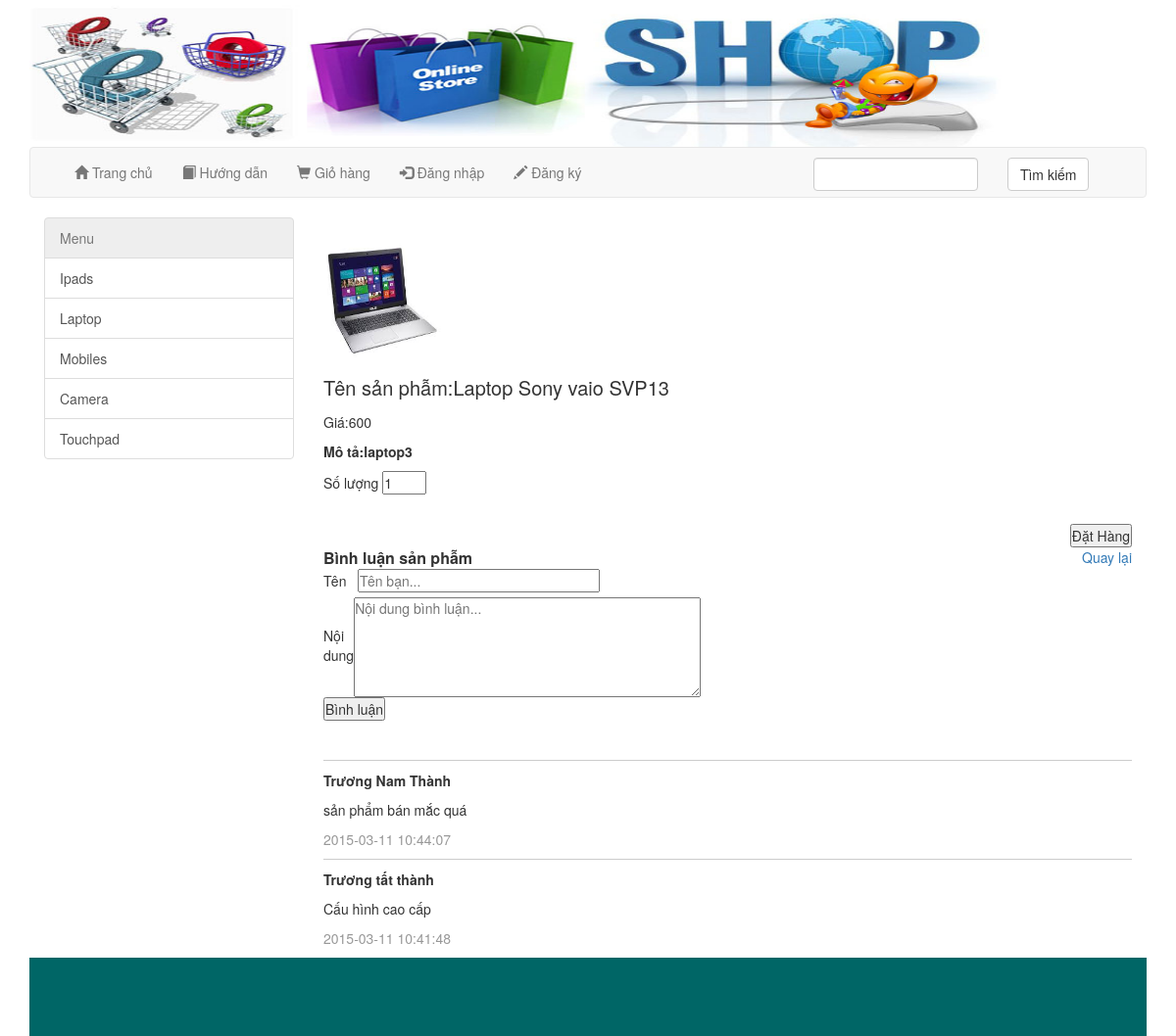
The app's page /index.php?xem=chitiet&id=40 with its own data.
### tables this page shows
CREATE TABLE IF NOT EXISTS `loai` (
`loai_id` int(11) NOT NULL,
  `tenloai` varchar(300) NOT NULL
);

CREATE TABLE IF NOT EXISTS `products` (
`product_id` int(100) NOT NULL,
  `product_cat` int(100) NOT NULL,
  `product_brand` int(100) NOT NULL,
  `product_title` varchar(255) NOT NULL,
  `product_price` int(100) NOT NULL,
  `product_desc` text NOT NULL,
  `product_image` text NOT NULL,
  `product_keywords` text NOT NULL
);

CREATE TABLE IF NOT EXISTS `comment` (
`id` int(11) NOT NULL,
  `id_sanpham` int(11) NOT NULL,
  `name` varchar(255) NOT NULL,
  `comment` text NOT NULL,
  `date` timestamp NOT NULL DEFAULT CURRENT_TIMESTAMP ON UPDATE CURRENT_TIMESTAMP
);

### modules/left/list_pro.php (the view, shortened to what this page needs)
<?php
	$sgl1="select * from loai";
	$run_loai=mysql_query($sgl1);
?>
					<div class="list-group">
						<a href="#" class="list-group-item disabled">Menu</a>
						<?php
							while($dong=mysql_fetch_array($run_loai)){
						?>
							<a class="list-group-item" href="index.php?xem=loai&id=<?php echo $dong['loai_id']?>"><?php echo $dong['tenloai'] ?></a>
						<?php
					 	}
						?>
				</div>

### modules/right/chitiet_sanpham.php (shortened to what this page needs)
<?php
	$sql="select * from products where product_id=$_GET[id]";
	$chitiet=mysql_query($sql);
	$row_chitiet=mysql_fetch_array($chitiet);
?>
   <?php
   		echo
		'<form action="cart_update.php" method="post" enctype="multipart/form-data">';
		echo '<div class="content_right" style="width:100%; padding-top:10px;">';
					echo '<img src="admincp/modules/sanpham/uploads/'.$row_chitiet['product_image'].'" width="120" height="150"/>';
  		 echo '<p style="margin-bottom:10px;font-size:20px">Tên sản phẫm:'.$row_chitiet['product_title'].'</p>';
    echo '<p>Giá:'.$row_chitiet['product_price'].'</p>';
    echo' <p style="font-weight:bold">Mô tả:'.$row_chitiet['product_desc'].'</p>';
   echo' <p>Số lượng <input type="text" name="qty" value="1" size="3" /></p>';
	echo '<input type="submit" name="add" value="Đặt Hàng" style="margin-top:20px;float:right" />';
echo '</div>';
echo '</form>';
echo '<a href="index.php" style="float:right">Quay lại</a></p>';
?>
    <form action="" method="post" enctype="multipart/form-data">
   <table width="200" border="0" style="margin-bottom:40px;">
  <tr>
    <td colspan="2" style="font-size:16px; font-weight:bold">Bình luận sản phẫm</div></td>
  <tr>
    <td width="68">Tên</td>
    <td width="122"><label for="ten"></label>
    <input type="text" name="ten" id="ten" size="30" placeholder="Tên bạn..." /></td>
  </tr>
  <tr>
    <td>Nội dung</td>
    <td><label for="noidung"></label>
    <textarea name="noidung" id="noidung" cols="45" rows="5" placeholder="Nội dung bình luận..."></textarea></td>
  </tr>
  <tr>
    <td colspan="2"><input type="submit" name="binhluan" id="binhluan" value="Bình luận" /></td>
  </tr>
<?php
	$fine_comment="select name,comment,id_sanpham,product_id,date from comment,products where id_sanpham=$_GET[id] and products.product_id=comment.id_sanpham order by id desc";
	$ketqua_comment=mysql_query($fine_comment);
	while($dong_comment=mysql_fetch_array($ketqua_comment)){
		$comment_name=$dong_comment['name'];
		$comment=$dong_comment['comment'];
		echo '<p  style="border-bottom:1px solid #ccc">';
		echo "<p style='font-weight:bold;'>$comment_name</p>  $comment<p>";
		echo '<p style="opacity:0.5">'.$dong_comment["date"].'</p>';
		echo '</p >';
	}
?>

### css.css (style rules this page uses)
* { padding:0; margin:0; }
a { text-decoration:none; }
.content_right { width:74%; height:auto; float:right; }

### records on screen
loai: tenloai "Ipads"
loai: tenloai "Laptop"
loai: tenloai "Mobiles"
loai: tenloai "Camera"
loai: tenloai "Touchpad"
products: product_image (picture), product_title "Laptop Sony vaio SVP13", product_price "600", product_desc "laptop3"
comment: name "Trương Nam Thành", comment "sản phẩm bán mắc quá", date "2015-03-11 10:44:07"
comment: name "Trương tất thành", comment "Cấu hình cao cấp", date "2015-03-11 10:41:48"
